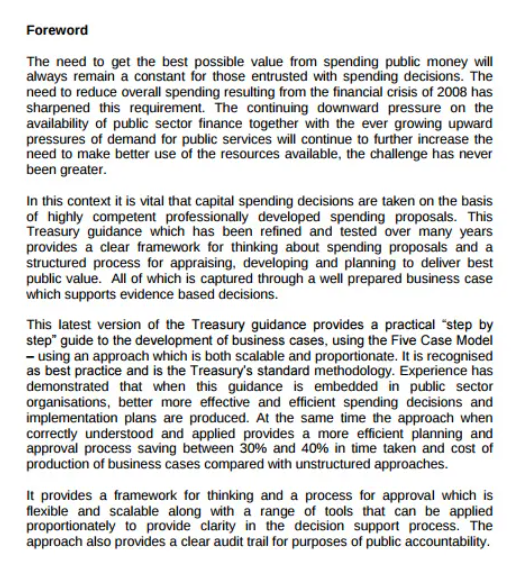
#> input picture Project_ocr/8.png, 527 x 573 px, found by its file name
$ jupyter execute --allow-errors Structured_Images_final.ipynb   (shell and % lines are left out)   (older library calls are emulated)
#> lines starting #> are read from the running program, lines starting #| are printed output that depends on the picture; after the words box and inside, x2 and y2 are one past the last pixel; in counts of white or black regions, pixels touching at a corner belong together
[cell 1]
import numpy as np
import cv2
from imutils.object_detection import non_max_suppression
import pytesseract
import argparse
import time
import sys
from PIL import Image
from scipy.ndimage import interpolation as inter
from matplotlib import pyplot as plt
import tempfile

[cell 2]
from google.colab import files
uploaded = files.upload()
#> the answer given: 8.png

[cell 3]
image_path_in_colab="/content/8.png"

[cell 4]
args = {"image":"../input/text-detection/example-images/Example-images/ex24.jpg", "east":"../content/east_text_detection.pb", "min_confidence":0.5, "width":320, "height":320,"padding":0.0}

[cell 5]
IMAGE_SIZE = 1800


def set_image_dpi(file_path):

#> called with file_path = '/content/8.png'
    im = Image.open(file_path)
#> im is the input picture: PIL image 527x573 RGB; mean R, G, B 221.5, 222, 221.1
    length_x, width_y = im.size
    factor = max(1, int(IMAGE_SIZE / length_x))
    size = factor * length_x, factor * width_y
    # size = (1800, 1800)
    im_resized = im.resize(size, Image.ANTIALIAS)
    temp_file = tempfile.NamedTemporaryFile(delete=False, suffix='.png')
    temp_filename = temp_file.name
    im_resized.save(temp_filename, dpi=(300, 300))
    return temp_filename


#img= cv2.imread(img)
#im = Image.open(img)

#show image
#im.show()

[cell 6]
#noise removal and smoothening
BINARY_THREHOLD = 180

# [16 lines left out: functions image_smoothening, remove_noise_and_smooth, not called in this run]

[cell 7]
img_dpi = set_image_dpi(image_path_in_colab)

import cv2
import numpy as np

# read the image
img = cv2.imread(img_dpi)

# convert to gray
gray = cv2.cvtColor(img,cv2.COLOR_BGR2GRAY)
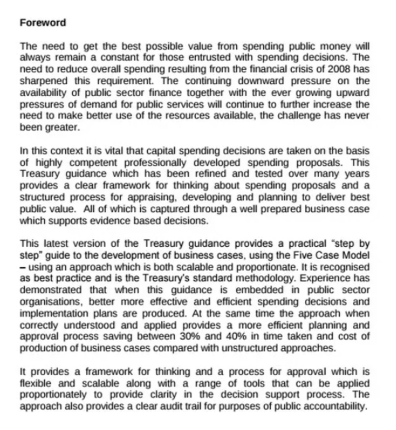
#> gray: shape (1719, 1581) (shown at 1/4 size); min 0, max 255, mean 221.5

# apply morphology
kernel = cv2.getStructuringElement(cv2.MORPH_RECT , (3,3))
smooth = cv2.morphologyEx(gray, cv2.MORPH_DILATE, kernel)

# alternate blur in place of morphology
#smooth = cv2.GaussianBlur(gray, (15,15), 0)

# divide gray by morphology image
division = cv2.divide(gray, smooth, scale=255)
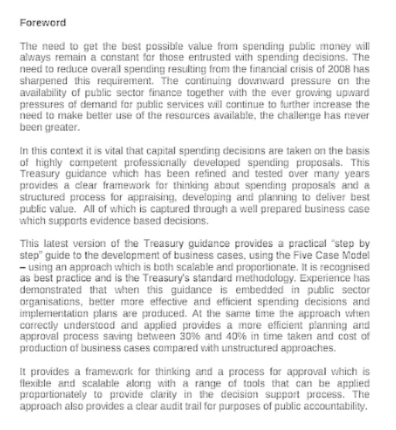
#> division: shape (1719, 1581) (shown at 1/4 size); min 0, max 255, mean 236.7

# threshold
result = cv2.threshold(division, 0, 255, cv2.THRESH_OTSU )[1]
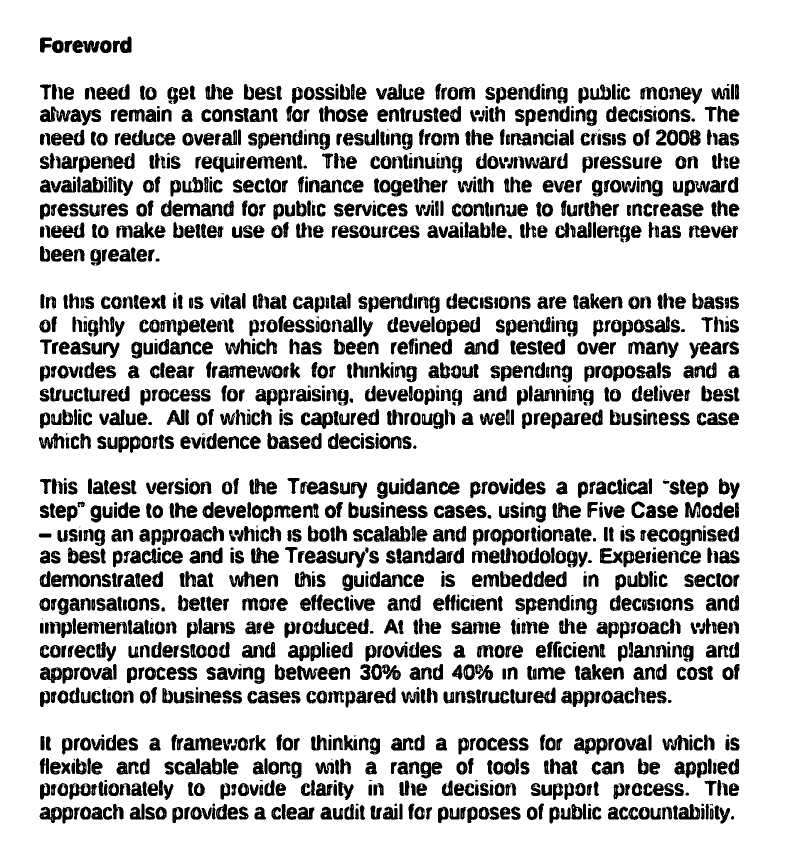
#> result: shape (1719, 1581) (shown at 1/2 size); 79.7% white; 1827 black regions (88 under 20 px), largest, box (x1, y1, x2, y2) and area: (1268, 633, 1340, 665) 1267, (673, 1237, 737, 1268) 1068, (80, 213, 141, 244) 1042

# save results
cv2.imwrite('img_thresh.png',result)
#> Out = True

[cell 8]
import cv2
import numpy as np
from scipy.ndimage import interpolation as inter

def correct_skew(image, delta=1, limit=5):
#> called with delta = 1, limit = 5
    def determine_score(arr, angle):
        data = inter.rotate(arr, angle, reshape=False, order=0)
        histogram = np.sum(data, axis=1)
        score = np.sum((histogram[1:] - histogram[:-1]) ** 2)
        return histogram, score

    #img = cv2.imread(image, cv2.IMREAD_COLOR)


    gray = cv2.cvtColor(image, cv2.COLOR_RGB2GRAY)
    thresh = cv2.threshold(gray, 0, 255, cv2.THRESH_BINARY_INV + cv2.THRESH_OTSU)[1]
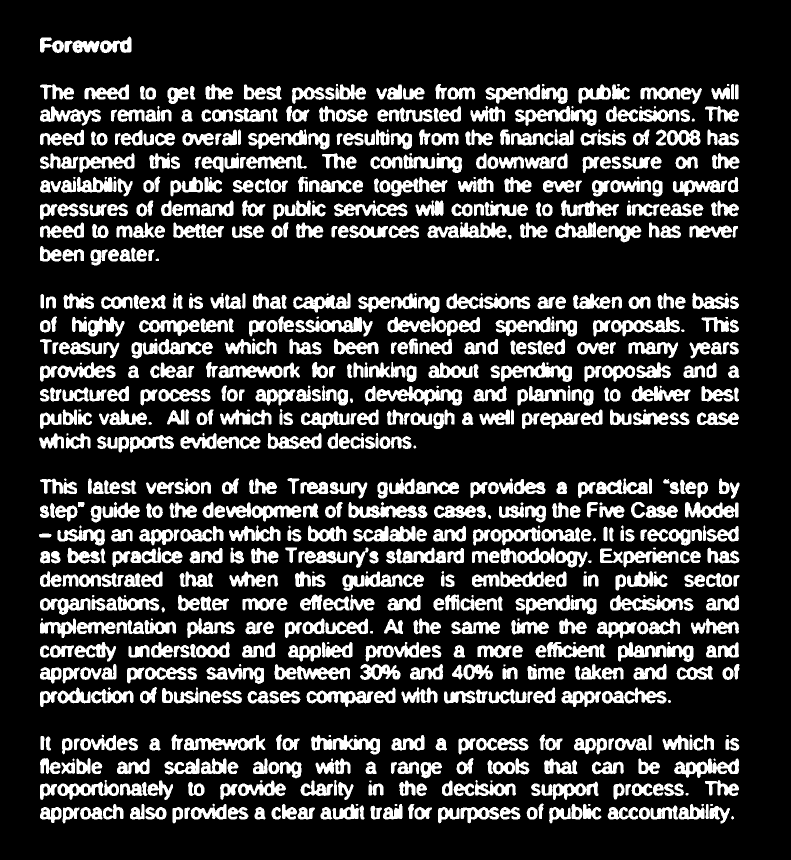
#> thresh: shape (1719, 1581) (shown at 1/2 size); 20.4% white; 912 white regions (69 under 20 px), largest, box (x1, y1, x2, y2) and area: (753, 772, 924, 811) 3039, (368, 1470, 531, 1501) 2634, (1002, 724, 1144, 764) 2630

    scores = []
    angles = np.arange(-limit, limit + delta, delta)
    for angle in angles:
        histogram, score = determine_score(thresh, angle)
        scores.append(score)
#> this loop made 11 passes
#> score on passes 1 to 8: 17732187450, 16680733200, 22053748950, 16847327250, 86697442350, 881406982350, 87712092450, 17131226400
#> pass 1, in determine_score, `data = inter.rotate(arr, angle, reshape=False, order=0)`:
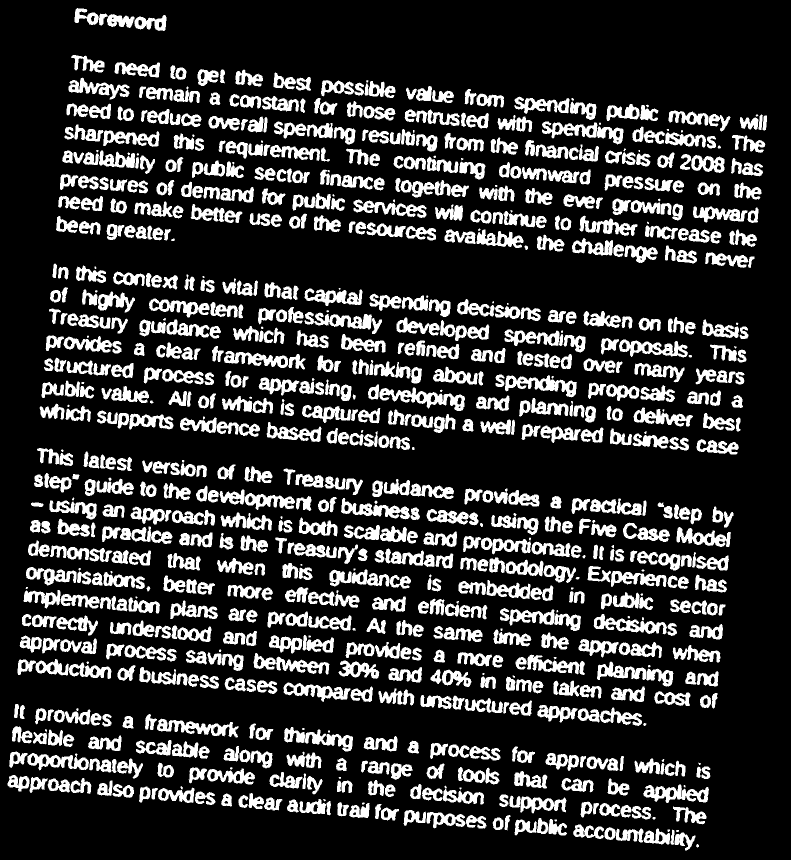
#> data: shape (1719, 1581) (shown at 1/2 size); 20.4% white; 867 white regions (73 under 20 px), largest, box (x1, y1, x2, y2) and area: (759, 775, 930, 822) 3039, (1084, 243, 1247, 289) 2912, (1000, 1216, 1162, 1262) 2886
#> pass 2, in determine_score (call 2), `data = inter.rotate(arr, angle, reshape=False, order=0)`:
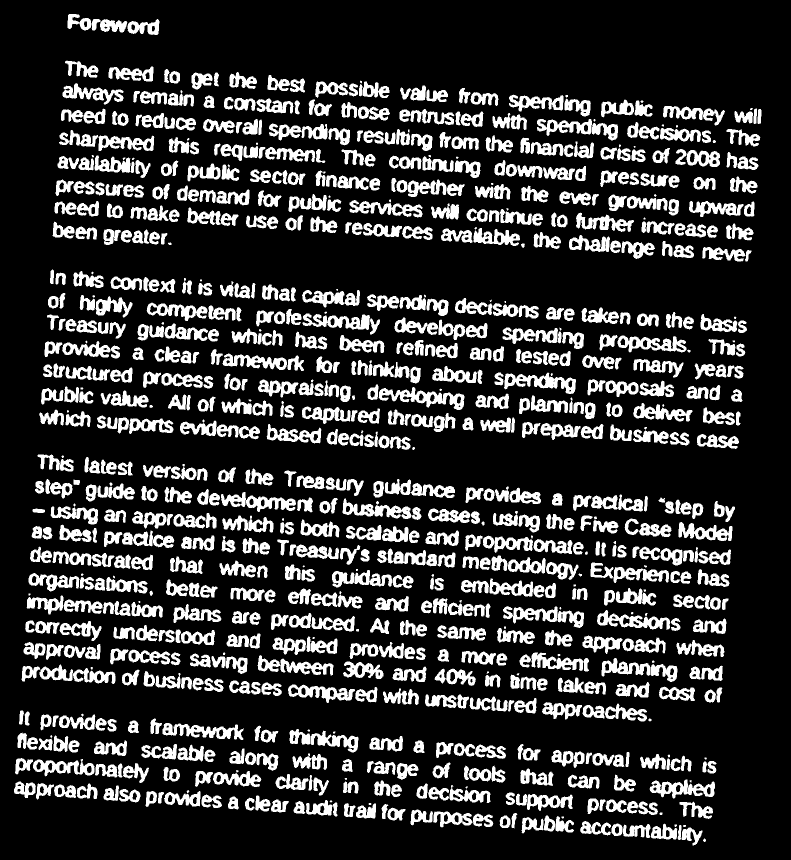
#> data: shape (1719, 1581) (shown at 1/2 size); 20.4% white; 879 white regions (70 under 20 px), largest, box (x1, y1, x2, y2) and area: (757, 774, 929, 820) 3041, (1074, 238, 1236, 281) 2907, (1203, 1316, 1355, 1364) 2806
#> pass 3, in determine_score (call 3), `data = inter.rotate(arr, angle, reshape=False, order=0)`:
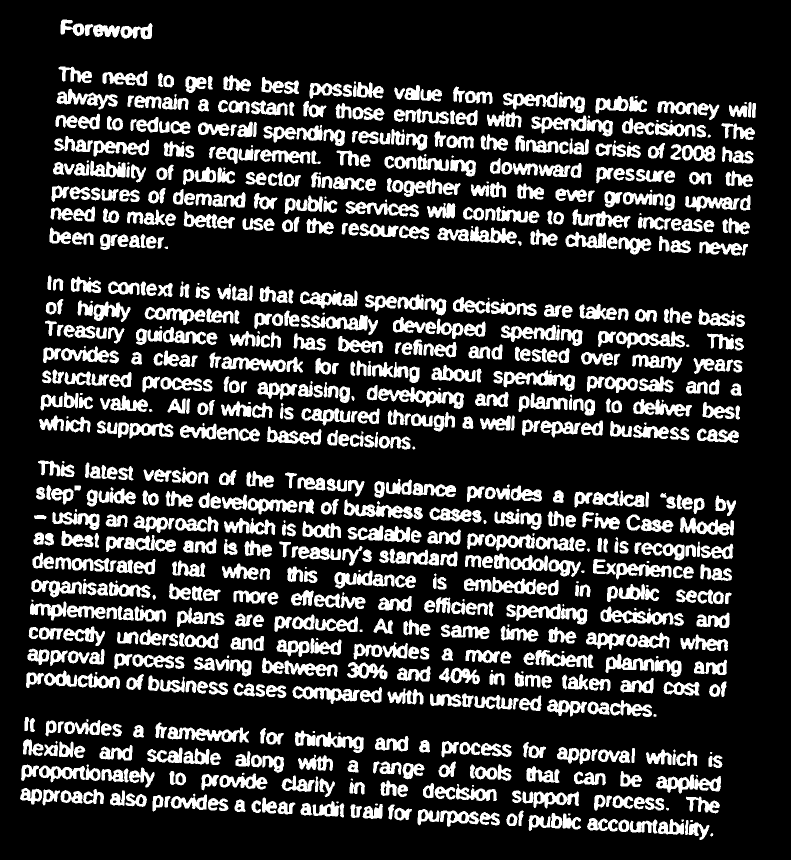
#> data: shape (1719, 1581) (shown at 1/2 size); 20.4% white; 876 white regions (67 under 20 px), largest, box (x1, y1, x2, y2) and area: (756, 774, 928, 818) 3038, (1063, 231, 1226, 273) 2913, (1013, 1208, 1175, 1249) 2888
#> after the loop, scores = [17732187450, 16680733200, 22053748950, 16847327250, 86697442350, 881406982350, 87712092450, 17131226400, 20235129750, 13923413100, 14288593500]

    best_angle = angles[scores.index(max(scores))]
#> best_angle = 0

    (h, w) = image.shape[:2]
    center = (w // 2, h // 2)
    M = cv2.getRotationMatrix2D(center, best_angle, 1.0)
#> M = [[1, 0, 0], [0, 1, 0]]
    rotated = cv2.warpAffine(image, M, (w, h), flags=cv2.INTER_CUBIC, \
              borderMode=cv2.BORDER_REPLICATE)

    return best_angle, rotated

[cell 9]
img3 = cv2.imread(img_dpi)
angle, rotated = correct_skew(img3)
#> angle = 0

#> (a cell that did not finish here is left out)

[cell 11]
print(pytesseract.image_to_boxes(rotated))
#> (this line was passed over: pytesseract is not available in this run)

$ run again, with Project_ocr/1.png copied over Project_ocr/8.png
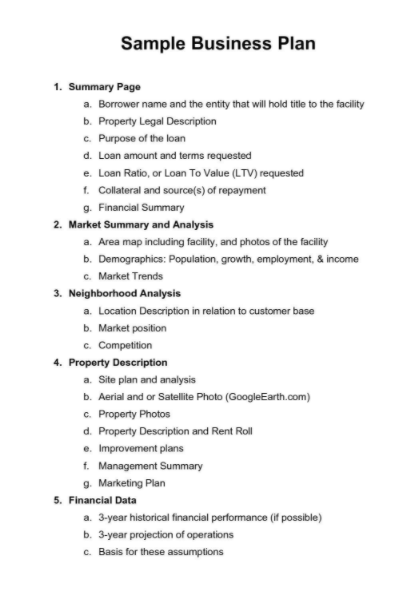
#> input picture Project_ocr/1.png, 396 x 602 px, found by its file name
#> in set_image_dpi, im is the input picture: PIL image 396x602 P; mean R, G, B 244.4, 244.4, 244.4
#> `result = cv2.threshold(division, 0, 255, cv2.THRESH_OTSU )[1]`:
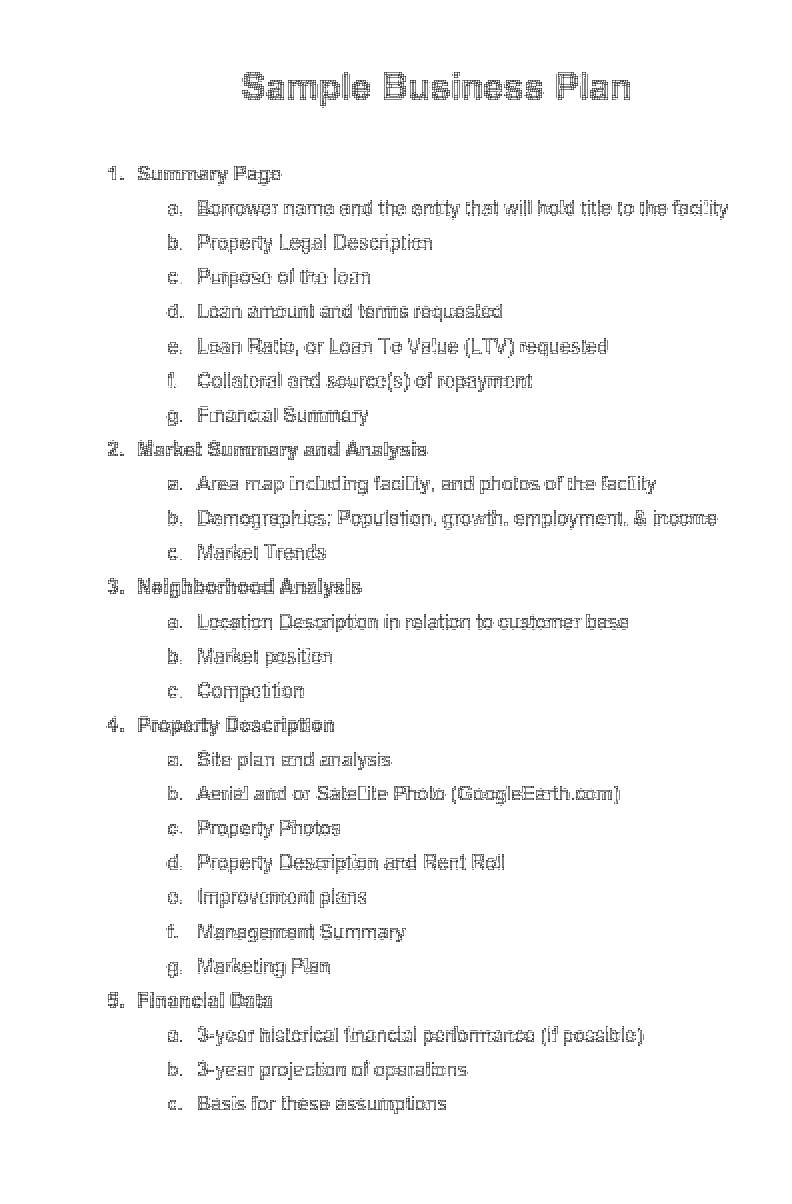
#> result: shape (2408, 1584) (shown at 1/2 size); 97.2% white; black in thin lines or dots, all inside (x1, y1, x2, y2) = (212, 144, 1456, 2228)
#> Out = True
#> thresh: shape (2408, 1584); 7.1% white; 290 white regions (39 under 20 px), largest, box (x1, y1, x2, y2) and area: (452, 1432, 668, 1472) 4304, (364, 1156, 548, 1188) 3568, (1028, 1020, 1244, 1060) 3520
#> the loop in correct_skew, `for angle in angles:` made 11 passes
#> score on passes 1 to 8: 12945307050, 14593040550, 19174572000, 28970718300, 51809058900, 459944193600, 50497634700, 29394161100
#> pass 3, in determine_score (call 3), `data = inter.rotate(arr, angle, reshape=False, order=0)`:
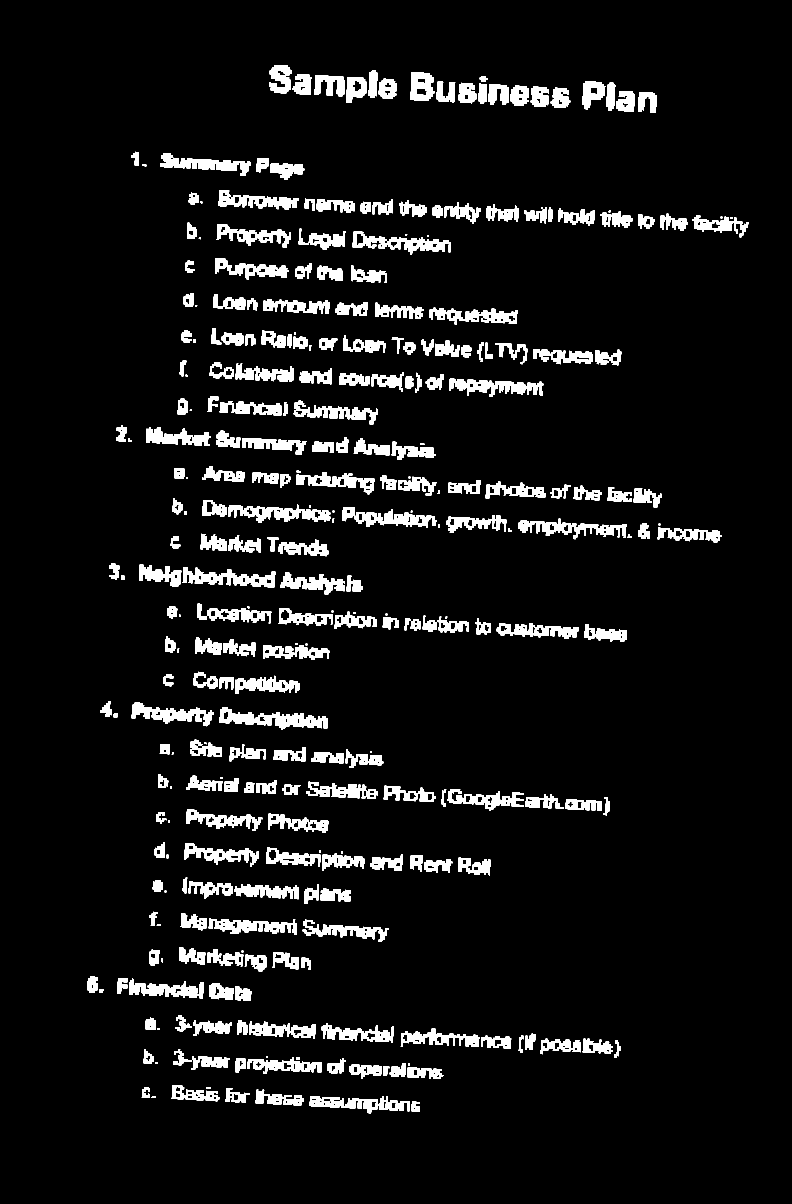
#> data: shape (2408, 1584) (shown at 1/2 size); 7.1% white; 291 white regions (39 under 20 px), largest, box (x1, y1, x2, y2) and area: (439, 1414, 656, 1460) 4302, (365, 1134, 551, 1175) 3567, (1036, 1037, 1253, 1079) 3519
#> after the loop in correct_skew, `for angle in angles:`: scores = [12945307050, 14593040550, 19174572000, 28970718300, 51809058900, 459944193600, 50497634700, 29394161100, 18556184250, 14626203300, 12748931550]
#> best_angle = 0
#> M = [[1, 0, 0], [0, 1, 0]]
#> angle = 0

$ run again, with Project_ocr/2.png copied over Project_ocr/8.png
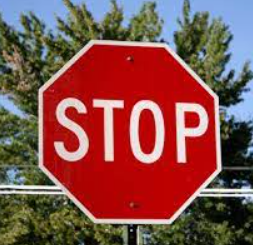
#> input picture Project_ocr/2.png, 253 x 245 px, found by its file name
#> in set_image_dpi, im is the input picture: PIL image 253x245 RGB; mean R, G, B 132.3, 79.8, 74.5
#> `result = cv2.threshold(division, 0, 255, cv2.THRESH_OTSU )[1]`:
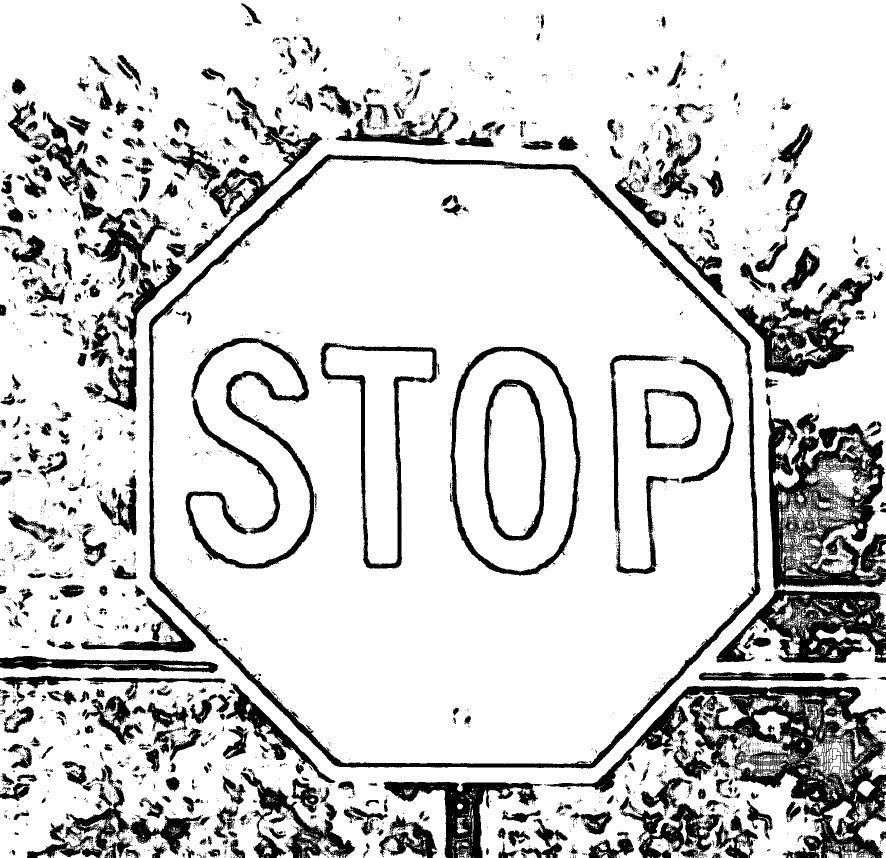
#> result: shape (1715, 1771) (shown at 1/2 size); 82.5% white; 4298 black regions (3735 under 20 px), largest, box (x1, y1, x2, y2) and area: (1433, 815, 1771, 1326) 68168, (1090, 1372, 1771, 1715) 61990, (298, 308, 1521, 1537) 40412
#> Out = True
#> thresh: shape (1715, 1771); 70% white; 203 black regions (27 under 20 px), largest, box (x1, y1, x2, y2) and area: (0, 0, 1771, 1578) 519407, (0, 0, 542, 424) 104629, (907, 700, 1153, 1144) 58582
#> the loop in correct_skew, `for angle in angles:` made 11 passes
#> score on passes 1 to 8: 8256744450, 9103369950, 11126492775, 13423956075, 19571809725, 27171736650, 38451168225, 25217475300
#> after the loop in correct_skew, `for angle in angles:`: scores = [8256744450, 9103369950, 11126492775, 13423956075, 19571809725, 27171736650, 38451168225, 25217475300, 23703888375, 15262472925, 12136461075]
#> best_angle = 1
#> M = [[1, 0.0175, -14.82], [-0.0175, 1, 15.58]]
#> in correct_skew, `rotated = cv2.warpAffine(image, M, (w, h), flags=cv2.INTER_CUBIC, \ bo..`:
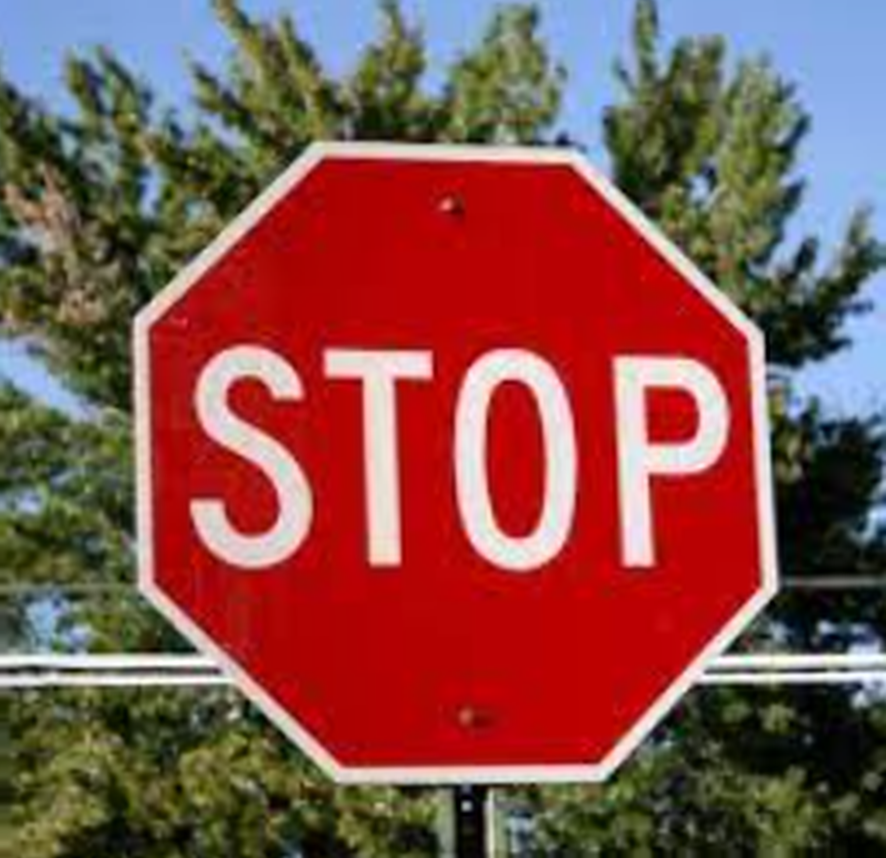
#> rotated: shape (1715, 1771, 3) (shown at 1/2 size); mean B, G, R 74.8, 80, 132.4
#> angle = 1
